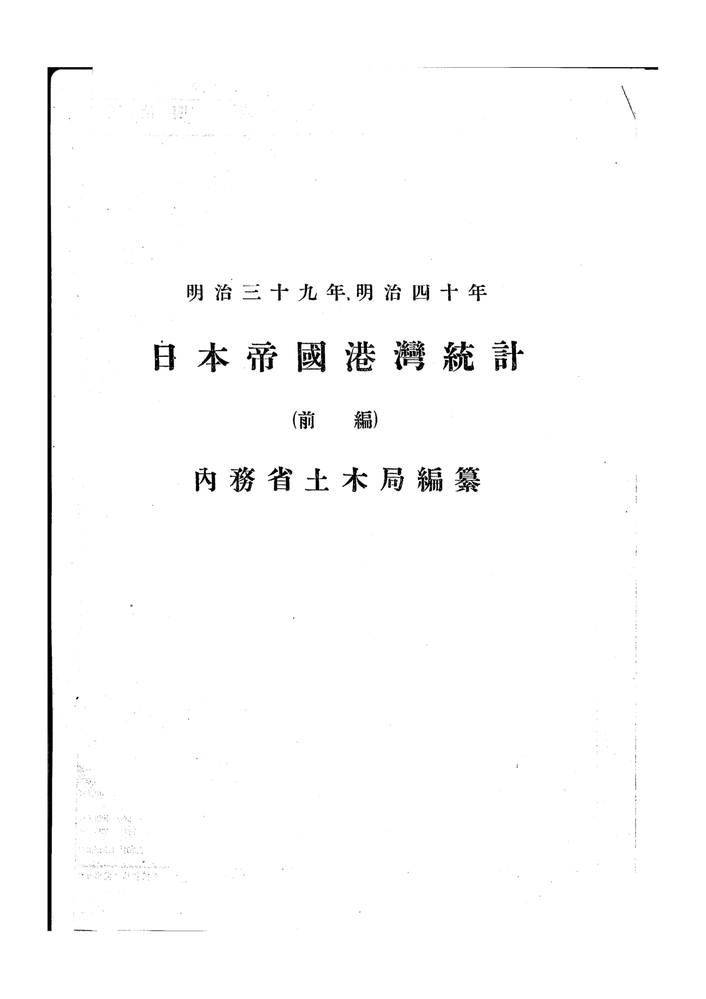
#> input picture page_1.png, 706 x 999 px, shrunk from 1240 x 1755 before the run; its folder holds only this picture in this run
$ python local_ensemble_ocr.py --input-dir . --output-dir out --pattern page_1.png
#> lines starting #> are read from the running program, lines starting #| are printed output that depends on the picture; after the words box and inside, x2 and y2 are one past the last pixel; in counts of white or black regions, pixels touching at a corner belong together
### table_extractor_v4.py
"""
Table Structure Extractor V4 - Line Segment Detector (LSD)
Uses LSD for high-precision line detection, robust against broken/faint lines.
"""

import math
import os

import cv2
import numpy as np

try:
    import pytesseract
    from PIL import Image
except Exception:
    pytesseract = None
    Image = None


def read_image_robust(path):
#> called with path = './page_1.png'
    stream = open(path, "rb")
    bytes = bytearray(stream.read())
    numpyarray = np.asarray(bytes, dtype=np.uint8)
    img = cv2.imdecode(numpyarray, cv2.IMREAD_UNCHANGED)
#> img is the input picture: shape (999, 706, 3); min 0, max 255, mean 251.3
    stream.close()
    return img


def extract_table_structure_v4(image_path, debug_dir):
    filename = os.path.basename(image_path)
    img = read_image_robust(image_path)
    if img is None:
        return [], None

    gray = cv2.cvtColor(img, cv2.COLOR_BGR2GRAY)

    # Handle various image channel layouts robustly
    # keep a BGR copy for drawing/debugging
    # and obtain a gray image for processing
    if img.ndim == 2:
        gray = img
        bgr = cv2.cvtColor(img, cv2.COLOR_GRAY2BGR)
    else:
        # RGBA -> BGR, otherwise assume BGR
        if img.shape[2] == 4:
            bgr = cv2.cvtColor(img, cv2.COLOR_RGBA2BGR)
        else:
            bgr = img.copy()
        gray = cv2.cvtColor(bgr, cv2.COLOR_BGR2GRAY)

    # Create LSD
    lsd = cv2.createLineSegmentDetector(0)

    # Detect lines
    lines, width, prec, nfa = lsd.detect(gray)
#> lines = 154 rows, first 6: [154.3, 368.1, 153.6, 344.3], [259.4, 370.6, 259.5, 355.6], [324.2, 343.1, 324.7, 369.4], [214.7, 473.1, 214.8, 488.1], [155.5, 344, 165.7, 344.7], [398.4, 358, 401.2, 367.1]; width = 154 values, max 5.68 at index 58, min 1.26 at index 131, mean 3.12; prec = 154 values from 0.125 to 0.125; nfa = None

    # Draw detected raw lines for debug (use BGR copy)
    debug_raw = bgr.copy()
    lsd.drawSegments(debug_raw, lines)
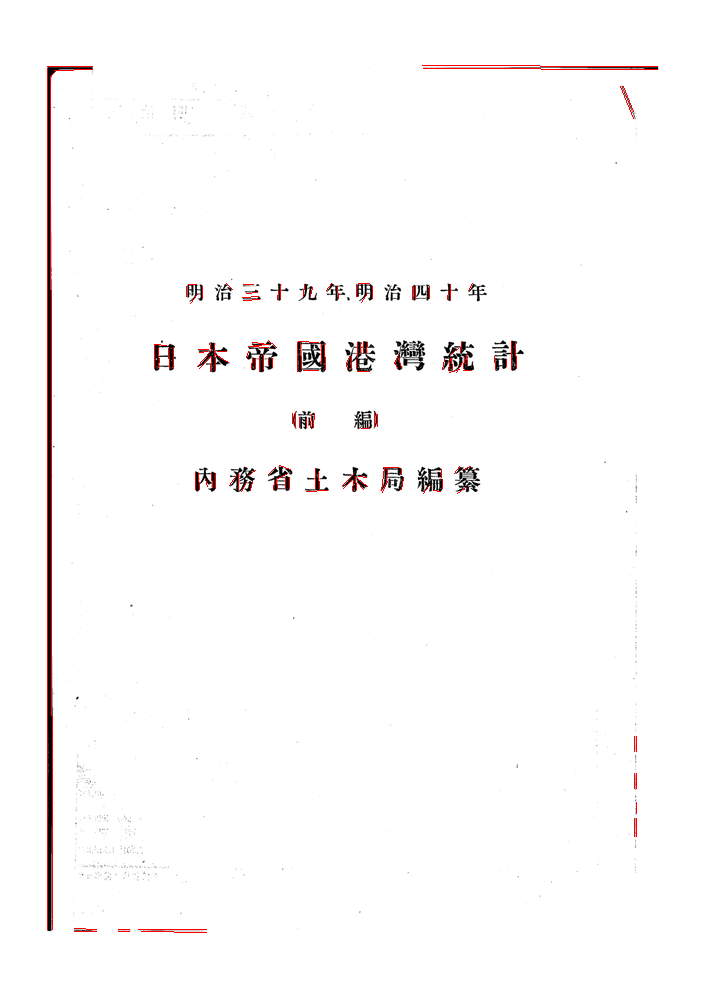
#> debug_raw: shape (999, 706, 3); 0.62% of pixels changed, all inside (x1, y1, x2, y2) = (47, 65, 658, 933)

    # Filter Lines
    horizontal_lines = []
    vertical_lines = []

    img_width = bgr.shape[1]
    img_height = bgr.shape[0]

    if lines is not None:
        for line in lines:
            x1, y1, x2, y2 = line[0]
            dx = x2 - x1
            dy = y2 - y1
            length = math.sqrt(dx * dx + dy * dy)

            if length < 30:  # Ignore very short noise (tuned down from 50)
                continue

            angle = math.degrees(math.atan2(dy, dx))
            # Horizontal: angle near 0 or 180
            if abs(angle) < 5 or abs(angle) > 175:
                # Store (y, x1, x2) - use average Y
                horizontal_lines.append(((y1 + y2) / 2, min(x1, x2), max(x1, x2)))

            # Vertical: angle near 90 or -90
            elif abs(abs(angle) - 90) < 5:
                # Store (x, y1, y2)
                vertical_lines.append(((x1 + x2) / 2, min(y1, y2), max(y1, y2)))
#> this loop made 154 passes
#> (x1, y1, x2, y2, dx, dy, length) on passes 1 to 3: (154.3, 368.1, 153.6, 344.3, -0.623, -23.8, 23.81), (259.4, 370.6, 259.5, 355.6, 0.106, -15.02, 15.02), (324.2, 343.1, 324.7, 369.4, 0.47, 26.29, 26.29)
#> after the loop, horizontal_lines = [(69.29, 54.36, 91.84), (68.32, 423.1, 656.9), (66.25, 46.89, 91.89), (65.65, 421.9, 656.9), (929, 138.1, 205.6), (931.3, 140.6, 205.6)]; vertical_lines = [(51.02, 75.63, 929.4), (46.88, 68.12, 929.4)]

    # Cluster Lines
    def cluster_lines(lines, tolerance=10):
#> called with tolerance = 10
        if not lines:
            return []
        lines.sort(key=lambda x: x[0])  # Sort by main coordinate
        clusters = []
        current = [lines[0][0]]
#> current = [65.65]

        for i in range(1, len(lines)):
            if lines[i][0] - lines[i - 1][0] < tolerance:
                current.append(lines[i][0])
            else:
                clusters.append(int(np.mean(current)))
                current = [lines[i][0]]
#> this loop made 5 passes
#> current on pass 4: [929]
#> after the loop, clusters = [67]
        clusters.append(int(np.mean(current)))
        return clusters

    rows = cluster_lines(horizontal_lines, tolerance=10)  # Tuned down from 20
#> rows = [67, 930]
    cols = cluster_lines(vertical_lines, tolerance=10)  # Tuned down from 20
#> the loop in cluster_lines (call 2), `for i in range(1, len(lines)):` made 1 pass
#> cols = [48]

    print(f"Detected {len(horizontal_lines)} raw H-lines")
#| Detected 6 raw H-lines
    print(f"Row clusters: {len(rows)}")
#| Row clusters: 2
    print(f"Detected {len(vertical_lines)} raw V-lines")
#| Detected 2 raw V-lines
    print(f"Col clusters: {len(cols)}")
#| Col clusters: 1

    # Filter Grid - Remove edges if necessary or just keep all
    # Usually the first/last detected line is the border.

    # Visualize Grid (use BGR copy)
    debug_grid = bgr.copy()
    for r in rows:
        cv2.line(debug_grid, (0, r), (img_width, r), (0, 0, 255), 2)
#> this loop made 2 passes
#> r on passes 1 to 2: 67, 930
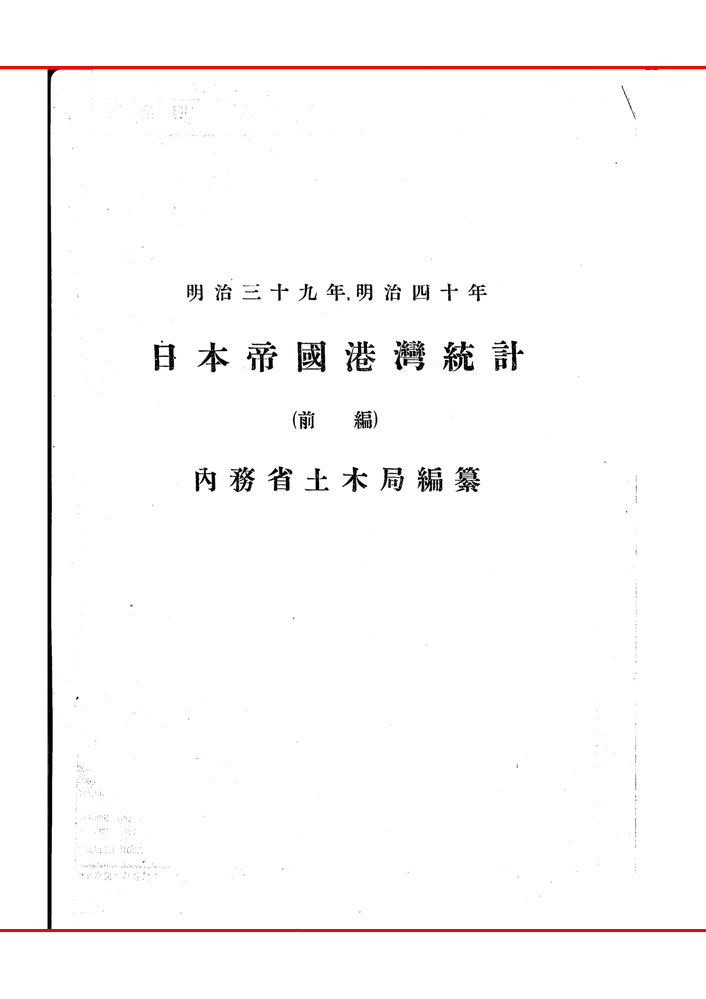
#> debug_grid: shape (999, 706, 3); 0.6% of pixels changed, all inside (x1, y1, x2, y2) = (0, 66, 706, 932)
    for c in cols:
        cv2.line(debug_grid, (c, 0), (c, img_height), (0, 255, 0), 2)
#> this loop made 1 pass
#> debug_grid: shape (999, 706, 3); 0.42% of pixels changed, all inside (x1, y1, x2, y2) = (47, 0, 50, 999)
#> (the rest of the program and of its run is left out)
